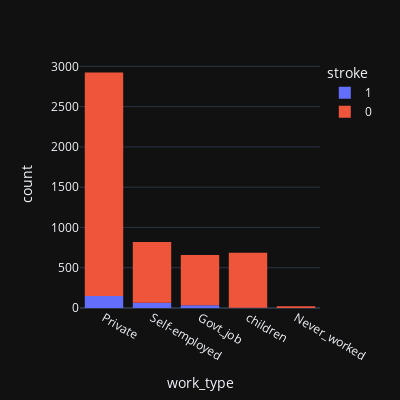

Source (notebook cell):
### Code cell
print (f'Patients who worked in the children sector have a  probability of {round(my_data[my_data["work_type"]=="children"]["stroke"].mean()*100,2)} % chance of  getting stroke ')


print (f'Patients who worked in the government industry have a probability of {round(my_data[my_data["work_type"]=="Govt_job"]["stroke"].mean()*100,2)} % chance of  getting stroke')

print (f'Patients who never worked have a probability of {round(my_data[my_data["work_type"]=="Never_worked"]["stroke"].mean()*100,2)} % chance of getting stroke')

print (f'Patients who worked in the private industry have a probability of  {round(my_data[my_data["work_type"]=="Private"]["stroke"].mean()*100,2)}% of chance of getting stroke')

print (f'Patients who worked as self employed have a probability of {round(my_data[my_data["work_type"]=="Self-employed"]["stroke"].mean()*100,2)} % chance of getting stroke')


fig = px.histogram(my_data, x="work_type", color="stroke",width=400, height=400)
fig.show()

### Figure 1 — Plotly figure (JSON) as saved in the notebook; plotly's stock layout.template omitted (floating-point values rounded to 4 significant figures; data arrays with more than 128 entries replaced by an {"elided": "..."} marker saying what was removed)
{"data": [{"alignmentgroup": "True", "bingroup": "x", "hovertemplate": "stroke=1<br>work_type=%{x}<br>count=%{y}<extra></extra>", "legendgroup": "1", "marker": {"color": "#636efa", "pattern": {"shape": ""}}, "name": "1", "offsetgroup": "1", "orientation": "v", "showlegend": true, "x": {"elided": "249 str values"}, "xaxis": "x", "yaxis": "y", "type": "histogram"}, {"alignmentgroup": "True", "bingroup": "x", "hovertemplate": "stroke=0<br>work_type=%{x}<br>count=%{y}<extra></extra>", "legendgroup": "0", "marker": {"color": "#EF553B", "pattern": {"shape": ""}}, "name": "0", "offsetgroup": "0", "orientation": "v", "showlegend": true, "x": {"elided": "4861 str values"}, "xaxis": "x", "yaxis": "y", "type": "histogram"}], "layout": {"xaxis": {"anchor": "y", "domain": [0.0, 1.0], "title": {"text": "work_type"}}, "yaxis": {"anchor": "x", "domain": [0.0, 1.0], "title": {"text": "count"}}, "legend": {"title": {"text": "stroke"}, "tracegroupgap": 0}, "margin": {"t": 60}, "barmode": "relative", "height": 400, "width": 400}}
